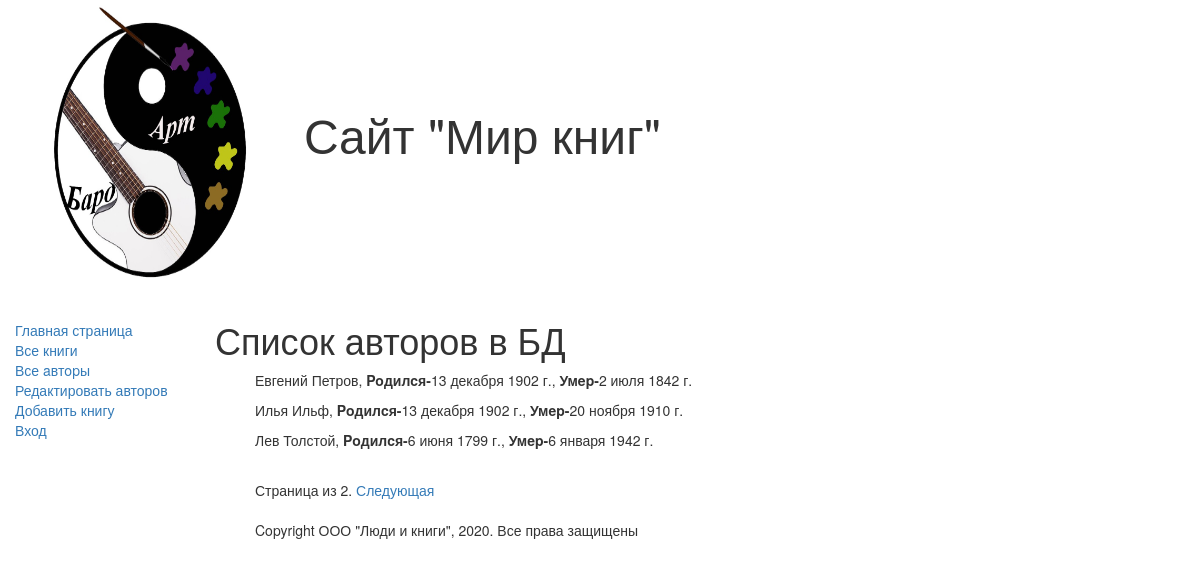
Screenshot of /authors/ with the database file from the repository.
### catalog/models.py (models this page shows, shortened)
class Author(models.Model):
    first_name = models.CharField(max_length=100,
                        help_text="Введите имя автора",
                        verbose_name="Имя автора")
    last_name = models.CharField(max_length=100,
                        help_text="Введите фамилию автора",
                        verbose_name="Фамилия автора")
    date_of_birth = models.DateField(
                        help_text="Введите дату рождения",
                        verbose_name="Дaтa рождения",
                        null=True,blank=True)
    date_of_death = models.DateField(
                        help_text = "Введите дату смерти",
                        verbose_name = "Дaтa смерти",
                        null = True, blank = True)

### catalog/views.py (the view)
# urls.py: url(r'^authors/$', views.AuthorListView.as_view(), name='authors'),
class AuthorListView(generic.ListView):
    model = Author
    paginate_by = 3

### catalog/templates/catalog/author_list.html
{% extends "base_generic.html" %}
{% block content %}
    <h1>Список авторов в БД</h1>
    {% if author_list %}
    <ul>
        {% for author in author_list %}
        <p>{{ author.first_name}} {{author.last_name}},
            <strong>Poдилcя-</strong>{{author.date_of_birth}},
            <strong>Умep-</strong>{{author.date_of_death}}</p>
        {% endfor %}
    {% else %}
        <p>В базе данных нет книг</p>
    {% endif %}
{% endblock %}

### rows the page displays
Author: first_name "Евгений", last_name "Петров", date_of_birth "13 декабря 1902 г.", date_of_death "2 июля 1842 г."
Author: first_name "Илья", last_name "Ильф", date_of_birth "13 декабря 1902 г.", date_of_death "20 ноября 1910 г."
Author: first_name "Лев", last_name "Толстой", date_of_birth "6 июня 1799 г.", date_of_death "6 января 1942 г."

### other values shown
{{ page_obj.paginator.num_pages }} "2"
